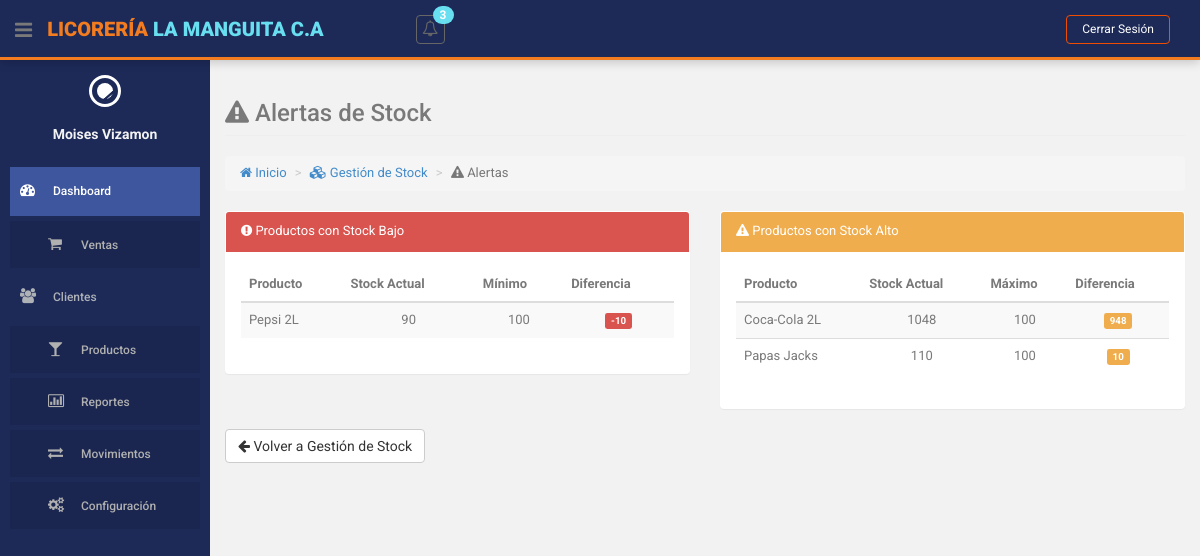
Page /index.php?action=gestion-stock&method=alertas (signed in) on the earlier database version.
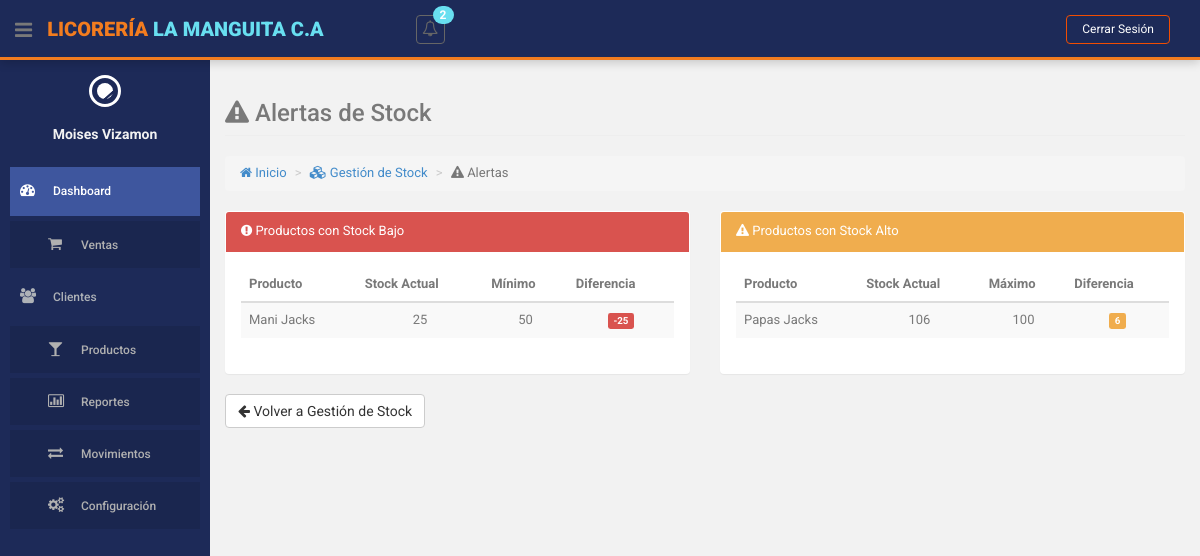
Same page on the later database version.
### tables this page shows
CREATE TABLE `stock_limites` (
  `id` int(11) NOT NULL,
  `id_producto` int(10) NOT NULL,
  `stock_minimo` int(11) NOT NULL DEFAULT 0,
  `stock_maximo` int(11) NOT NULL DEFAULT 0,
  `fecha_actualizacion` datetime NOT NULL DEFAULT current_timestamp(),
  `id_usuario` int(10) NOT NULL
);

CREATE TABLE `producto` (
  `id` int(10) NOT NULL,
  `descripcion` varchar(255) NOT NULL,
  `cantidad` int(255) NOT NULL,
  `precio` decimal(10,2) NOT NULL,
  `id_categoria` int(11) NOT NULL,
  `id_estatus` int(11) NOT NULL
);

### controllers/StockLimiteController.php (called while the page is built, shortened)
<?php
class StockLimiteController
{
    private $model;
    public function __construct()
    {
        require_once ROOT_PATH . 'models/StockLimiteModel.php';
        $this->model = new StockLimiteModel();
    }
    public function alertas()
    {
        $stockBajo = $this->model->obtenerProductosConStockBajo();
        $stockAlto = $this->model->obtenerProductosConStockAlto();
        $this->loadView('stock_limite/alertas', [
            'stockBajo' => $stockBajo,
            'stockAlto' => $stockAlto
        ]);
    }
    private function loadView($view, $data = [])
    {
        extract($data);
        require ROOT_PATH . 'views/layouts/header.php';
        require ROOT_PATH . 'views/' . $view . '.php';
        require ROOT_PATH . 'views/layouts/footer.php';
    }
}

### models/StockLimiteModel.php (called while the page is built, shortened)
<?php
class StockLimiteModel
{
    private $db;
    public function __construct()
    {
        require_once ROOT_PATH . 'config/database.php';
        $database = new Database();
        $this->db = $database->getConnection();
    }
    public function obtenerProductosConStockBajo()
    {
        $query = "SELECT p.id, p.descripcion, p.cantidad, sl.stock_minimo
                  FROM producto p
                  JOIN stock_limites sl ON p.id = sl.id_producto
                  WHERE p.cantidad <= sl.stock_minimo AND p.id_estatus = 1
                  ORDER BY p.descripcion";
        $stmt = $this->db->prepare($query);
        $stmt->execute();
        return $stmt->fetchAll(PDO::FETCH_ASSOC);
    }
    public function obtenerProductosConStockAlto()
    {
        $query = "SELECT p.id, p.descripcion, p.cantidad, sl.stock_maximo
                  FROM producto p
                  JOIN stock_limites sl ON p.id = sl.id_producto
                  WHERE p.cantidad >= sl.stock_maximo AND p.id_estatus = 1
                  ORDER BY p.descripcion";
        $stmt = $this->db->prepare($query);
        $stmt->execute();
        return $stmt->fetchAll(PDO::FETCH_ASSOC);
    }
}

### config/database.php (called while the page is built, shortened)
<?php
class Database {
    private $host = 'localhost';
    private $db_name = 'licoreria';
    private $username = 'root';
    private $password = '';
    public function getConnection() {
        $this->conn = null;
        try {
            $this->conn = new PDO(
                "mysql:host=" . $this->host . ";dbname=" . $this->db_name,
                $this->username,
                $this->password
            );
            $this->conn->exec("set names utf8");
            $this->conn->setAttribute(PDO::ATTR_ERRMODE, PDO::ERRMODE_EXCEPTION);
        } catch(PDOException $exception) {
            echo "Error de conexión: " . $exception->getMessage();
        }
        return $this->conn;
    }
}
?>

### helpers/notifications.php (called while the page is built)
<?php
function obtenerNotificacionesStock() {
    require_once ROOT_PATH . 'models/StockLimiteModel.php';
    $stockModel = new StockLimiteModel();
    $stockBajo = $stockModel->obtenerProductosConStockBajo();
    $stockAlto = $stockModel->obtenerProductosConStockAlto();
    $notificaciones = [];
    $total = count($stockBajo) + count($stockAlto);
    if (!empty($stockBajo)) {
        $notificaciones[] = [
            'tipo' => 'danger',
            'icono' => 'bolt',
            'mensaje' => 'Stock bajo en '.count($stockBajo).' producto(s)',
            'url' => BASE_URL.'index.php?action=gestion-stock&method=alertas',
            'tiempo' => 'Reciente'
        ];
    }
    if (!empty($stockAlto)) {
        $notificaciones[] = [
            'tipo' => 'warning',
            'icono' => 'exclamation-triangle',
            'mensaje' => 'Stock alto en '.count($stockAlto).' producto(s)',
            'url' => BASE_URL.'index.php?action=gestion-stock&method=alertas',
            'tiempo' => 'Reciente'
        ];
    }
    return [
        'total' => $total,
        'notificaciones' => $notificaciones,
        'hayAlertas' => $total > 0
    ];
}

### views/stock_limite/alertas.php (the view, shortened to what the changed rows need)
<section id="main-content">
    <section class="wrapper">
        <div class="row">
            <div class="col-lg-6">
                <section class="panel">
                    <div class="panel-body">
                        <?php if (empty($stockBajo)): ?>
                            <div class="alert alert-success">
                                <i class="fa fa-check-circle"></i> No hay productos con stock bajo.
                            </div>
                        <?php else: ?>
                            <table class="table table-striped table-advance table-hover">
                                <thead>
                                    <tr>
                                        <th>Producto</th>
                                        <th>Stock Actual</th>
                                        <th>Mínimo</th>
                                        <th>Diferencia</th>
                                    </tr>
                                </thead>
                                <tbody>
                                    <?php foreach ($stockBajo as $producto): ?>
                                        <tr>
                                            <td><?= htmlspecialchars($producto['descripcion']) ?></td>
                                            <td class="text-center"><?= $producto['cantidad'] ?></td>
                                            <td class="text-center"><?= $producto['stock_minimo'] ?></td>
                                            <td class="text-center">
                                                <span class="label label-danger">
                                                    <?= $producto['cantidad'] - $producto['stock_minimo'] ?>
                                                </span>
                                            </td>
                                        </tr>
                                    <?php endforeach; ?>
                                </tbody>
                            </table>
                        <?php endif; ?>
                    </div>
                </section>
            </div>
            <div class="col-lg-6">
                <section class="panel">
                    <div class="panel-body">
                        <?php if (empty($stockAlto)): ?>
                            <div class="alert alert-success">
                                <i class="fa fa-check-circle"></i> No hay productos con stock alto.
                            </div>
                        <?php else: ?>
                            <table class="table table-striped table-advance table-hover">
                                <thead>
                                    <tr>
                                        <th>Producto</th>
                                        <th>Stock Actual</th>
                                        <th>Máximo</th>
                                        <th>Diferencia</th>
                                    </tr>
                                </thead>
                                <tbody>
                                    <?php foreach ($stockAlto as $producto): ?>
                                        <tr>
                                            <td><?= htmlspecialchars($producto['descripcion']) ?></td>
                                            <td class="text-center"><?= $producto['cantidad'] ?></td>
                                            <td class="text-center"><?= $producto['stock_maximo'] ?></td>
                                            <td class="text-center">
                                                <span class="label label-warning">
                                                    <?= $producto['cantidad'] - $producto['stock_maximo'] ?>
                                                </span>
                                            </td>
                                        </tr>
                                    <?php endforeach; ?>
                                </tbody>
                            </table>
                        <?php endif; ?>
                    </div>
                </section>
            </div>
        </div>
    </section>
</section>

### views/layouts/header.php (shortened to what the changed rows need)
<!DOCTYPE html>
<html lang="es">
<head>
    <link href="<?php echo BASE_URL; ?>assets/css/bootstrap.css" rel="stylesheet">
    <link href="<?php echo BASE_URL; ?>assets/font-awesome/css/font-awesome.css" rel="stylesheet">
    <link rel="stylesheet" type="text/css" href="<?php echo BASE_URL; ?>assets/css/zabuto_calendar.css">
    <link rel="stylesheet" type="text/css" href="<?php echo BASE_URL; ?>assets/js/gritter/css/jquery.gritter.css">
    <link rel="stylesheet" type="text/css" href="<?php echo BASE_URL; ?>assets/lineicons/style.css">
    <link href="<?php echo BASE_URL; ?>assets/css/style.css" rel="stylesheet">
    <link href="<?php echo BASE_URL; ?>assets/css/style-responsive.css" rel="stylesheet">
    <link rel="stylesheet" type="text/css" href="https://cdn.datatables.net/1.11.5/css/jquery.dataTables.css">
</head>
<body>
    <section id="container">
        <header class="header black-bg">
            <div class="nav notify-row" id="top_menu">
                <ul class="nav top-menu">
                    <li class="dropdown">
                        <?php
                        $notificaciones = obtenerNotificacionesStock();
                        $totalNotificaciones = $notificaciones['total'];
                        ?>
                        <a data-toggle="dropdown" class="dropdown-toggle" href="#">
                            <i class="fa fa-bell-o"></i>
                            <?php if ($totalNotificaciones > 0): ?>
                                <span class="badge bg-theme"><?= $totalNotificaciones ?></span>
                            <?php endif; ?>
                        </a>
                    </li>
                </ul>
            </div>
        </header>

Differences in the rows shown:
removed stock_limites: id_producto.descripcion "Pepsi 2L", id_producto.cantidad "90", stock_minimo "100", $producto['cantidad'] - $producto['stock_minimo'] "-10", shown under "Alertas de Stock"
no longer on this page (row edited): stock_limites: id_producto.descripcion "Coca-Cola 2L", id_producto.cantidad "1048", stock_maximo "100", $producto['cantidad'] - $producto['stock_maximo'] "948"
now on this page (row edited): stock_limites: id_producto.descripcion "Mani Jacks", id_producto.cantidad "25", stock_minimo "50", $producto['cantidad'] - $producto['stock_minimo'] "-25", shown under "Alertas de Stock"
changed through a linked row, stock_limites "Papas Jacks": id_producto.cantidad "110" → "106"; $producto['cantidad'] - $producto['stock_maximo'] "10" → "6"
Other differences:
$totalNotificaciones: "3" → "2"
